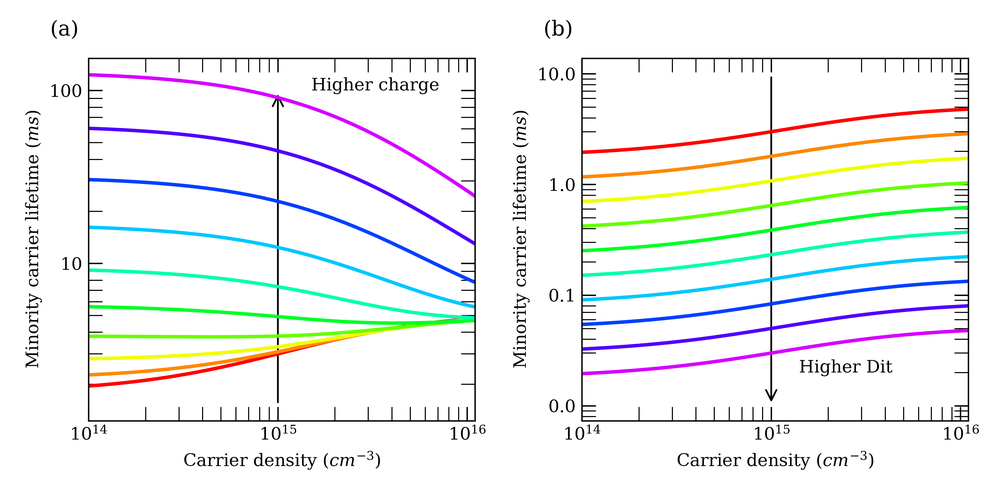
#> input picture reference/reference_figure 1.png, 1000 x 500 px, shrunk from 4800 x 2400 before the run; its folder holds only this picture in this run
$ python validate_results.py
#> lines starting #> are read from the running program, lines starting #| are printed output that depends on the picture
### src/figure_panels.py
"""
Figure generators for the three main parameter-sweep panels.

  generate_figure1() — Effect of varying Qfix and peak Dit
  generate_figure2() — Effect of Gaussian width and defect position
  generate_figure3() — Effect of capture cross-section scaling and correlation energy

All physics and constants are imported directly; no arguments needed.
"""

import os
import numpy as np
import matplotlib.pyplot as plt
import matplotlib.patches as patches
import matplotlib.pylab as pl
from scipy.constants import e as elementary_charge
from matplotlib.ticker import ScalarFormatter

import config

from physics import (
    surfaceLifetime,
    ni_func,
    Dig_func,
    create_energy_array,
    calculate_gaussian_sigma,
)

from helpers import equilibrium_concentrations


# ============================================================================
# SHARED SETUP
# ============================================================================

def _common_setup():
    """Return energy array, cross-section arrays, injection array, and ni_b."""
    E = create_energy_array(config.Ev, config.Ec, config.ENERGY_POINTS)
    sigma_n = calculate_gaussian_sigma(E, config.SIGMA0_N, config.A_N, config.E0_N)
    sigma_p = calculate_gaussian_sigma(E, config.SIGMA0_P, config.A_P, config.E0_P)
    dn_array = np.logspace(14, 17)
    ni_b = ni_func(config.T, config.Ndop_bulk, config.dop_type_bulk)
    return E, sigma_n, sigma_p, dn_array, ni_b


# [14 lines left out: function _sweep_lifetime, not called in this run]


# ============================================================================
# FIGURE 1 — Varying Qfix  &  Varying peak Dit
# ============================================================================

def generate_figure1(output_dir='figures/'):
    """Figure 1: Lifetime components vs Injection Level for an undiffused wafer.
    Output: {output_dir}/figure 1.png
    """
    print("Starting calculations for Figure 1...")
    E, sigma_n, sigma_p, dn_array, ni_b = _common_setup()
    hsv = pl.cm.hsv(np.linspace(0, 1, 12))
    fig, ax = plt.subplots(1, 2, figsize=(8, 4))

    # --- Panel (a): Varying Qfix ---
    print("  Panel (a): varying Qfix...")
    Ditmax_q = 1e10
    Dit_g_q = Dig_func(E, config.GAUSS_E0, Ditmax_q, config.GAUSS_SIGMA)
    for i, qfix_cm2 in enumerate(np.logspace(10, 11.5, 10)):
        Qfix_C = -qfix_cm2 * elementary_charge
        tau_ms = _sweep_lifetime(dn_array, ni_b, Dit_g_q, Qfix_C, sigma_n, sigma_p)
        ax[0].loglog(dn_array, tau_ms, color=hsv[i], linewidth=config.lw)

    arrow = patches.FancyArrowPatch((1e15, 1.5), (1e15, 100),
                                    arrowstyle='->', mutation_scale=15, color='black')
    ax[0].add_patch(arrow)
    ax[0].text(1.5e15, 100, 'Higher charge', fontsize=10)
    ax[0].text(-0.1, 1.05, '(a)', transform=ax[0].transAxes, fontsize=12, va='bottom', ha='left')

    # --- Panel (b): Varying peak Dit ---
    print("  Panel (b): varying Ditmax...")
    Qfix_dit_C = -1e10 * elementary_charge
    for i, ditmax in enumerate(np.logspace(10, 12, 10)):
        Dit_g_d = Dig_func(E, config.GAUSS_E0, ditmax, config.GAUSS_SIGMA)
        tau_ms = _sweep_lifetime(dn_array, ni_b, Dit_g_d, Qfix_dit_C, sigma_n, sigma_p)
        ax[1].loglog(dn_array, tau_ms, color=hsv[i], linewidth=config.lw)

    arrow = patches.FancyArrowPatch((1e15, 0.01), (1e15, 10),
                                    arrowstyle='<-', mutation_scale=15, color='black')
    ax[1].add_patch(arrow)
    ax[1].text(1.4e15, 0.02, 'Higher Dit', fontsize=10)
    ax[1].text(-0.1, 1.05, '(b)', transform=ax[1].transAxes, fontsize=12, va='bottom', ha='left')

    for a in ax:
        a.yaxis.set_major_formatter(ScalarFormatter(useMathText=False))
        a.set_xlim([1e14, 1.1e16])
        a.set_xlabel('Carrier density $(cm^{-3})$')
        a.set_ylabel('Minority carrier lifetime $(ms)$')
        a.tick_params(axis='both', which='major', direction='in', length=8)
        a.tick_params(axis='both', which='minor', direction='in', length=8)

    plt.tight_layout()
    os.makedirs(output_dir, exist_ok=True)
    fig_path = os.path.join(output_dir, 'figure 1.png')
    fig.savefig(fig_path)
    print(f"  Saved {fig_path}")


# ============================================================================
# FIGURE 2 — Varying Gaussian width  &  Defect position
# ============================================================================

def generate_figure2(output_dir='figures/'):
    """Generate Figure 2 and save to {output_dir}/figure 2.png."""
    print("\nStarting calculations for Figure 2...")
    E, sigma_n, sigma_p, dn_array, ni_b = _common_setup()
    hsv = pl.cm.hsv(np.linspace(0, 1, 12))
    fig, ax = plt.subplots(1, 2, figsize=(8, 4))
    Qtot = -5e10 * elementary_charge

    # --- Panel (a): Varying Gaussian width ---
    print("  Panel (a): varying Gaussian width...")
    for i, gw in enumerate(np.linspace(0.1, 0.5, 10)):
        Dit_g = Dig_func(E, 0.56, 1e10, gw)
        tau_ms = _sweep_lifetime(dn_array, ni_b, Dit_g, Qtot, sigma_n, sigma_p)
        ax[0].loglog(dn_array, tau_ms, color=hsv[i], linewidth=config.lw)

    arrow = patches.FancyArrowPatch((1.5e14, 3), (1.5e14, 10),
                                    arrowstyle='<-', mutation_scale=15, color='black')
    ax[0].add_patch(arrow)
    ax[0].text(1.6e14, 2.5, 'Wider Gaussian distribution', fontsize=10)
    ax[0].text(-0.1, 1.05, '(a)', transform=ax[0].transAxes, fontsize=12, va='bottom', ha='left')

    # --- Panel (b): Varying defect position ---
    print("  Panel (b): varying defect position...")
    for i, pos in enumerate(np.linspace(0.1, 0.55, 10)):
        Dit_g = Dig_func(E, pos, 1e10, 0.18)
        tau_ms = _sweep_lifetime(dn_array, ni_b, Dit_g, Qtot, sigma_n, sigma_p)
        ax[1].loglog(dn_array, tau_ms, color=hsv[i], linewidth=config.lw)

    arrow = patches.FancyArrowPatch((1.5e14, 5), (1.5e14, 10),
                                    arrowstyle='<-', mutation_scale=15, color='black')
    ax[1].add_patch(arrow)
    ax[1].text(1.6e14, 4, 'Deeper defect', fontsize=10)
    ax[1].text(-0.1, 1.05, '(b)', transform=ax[1].transAxes, fontsize=12, va='bottom', ha='left')

    for a in ax:
        a.yaxis.set_major_formatter(ScalarFormatter(useMathText=False))
        a.set_xlim([1e14, 1.1e16])
        a.set_ylim([0.9, 12])
        a.set_xlabel('Carrier density $(cm^{-3})$')
        a.set_ylabel('Minority carrier lifetime $(ms)$')
        a.tick_params(axis='both', which='major', direction='in', length=8)
        a.tick_params(axis='both', which='minor', direction='in', length=8)

    plt.tight_layout()
    os.makedirs(output_dir, exist_ok=True)
    fig_path = os.path.join(output_dir, 'figure 2.png')
    fig.savefig(fig_path)
    print(f"  Saved {fig_path}")


# ============================================================================
# FIGURE 3 — Capture cross-section scaling  &  Correlation energy
# ============================================================================

def generate_figure3(output_dir='figures/'):
    """Generate Figure 3 and save to {output_dir}/figure 3.png."""
    print("\nStarting calculations for Figure 3...")
    E, sigma_n, sigma_p, dn_array, ni_b = _common_setup()
    hsv = pl.cm.hsv(np.linspace(0, 1, 12))
    fig, ax = plt.subplots(1, 2, figsize=(8, 4))
    Qtot = -5e10 * elementary_charge

    # --- Panel (a): Varying capture cross-section scaling ---
    print("  Panel (a): varying capture cross-section...")
    Dit_g = Dig_func(E, 0.56, 1e10, 0.18)
    for i, scale in enumerate(np.logspace(0, 2, 10)):
        tau_ms = _sweep_lifetime(dn_array, ni_b, Dit_g, Qtot,
                                 sigma_n * scale, sigma_p * scale)
        ax[0].loglog(dn_array, tau_ms, color=hsv[i], linewidth=config.lw)

    arrow = patches.FancyArrowPatch((1.5e14, 0.5), (1.5e14, 50),
                                    arrowstyle='<-', mutation_scale=15, color='black')
    ax[0].add_patch(arrow)
    ax[0].text(1.6e14, 0.55, 'Larger capture cross section', fontsize=10)
    ax[0].text(-0.1, 1.05, '(a)', transform=ax[0].transAxes, fontsize=12, va='bottom', ha='left')

    # --- Panel (b): Varying correlation energy ---
    print("  Panel (b): varying correlation energy...")
    for i, U in enumerate(np.linspace(0.05, 0.7, 10)):
        Dit_donor = Dig_func(E, 0.56 - U / 2, 1e10 / 2, 0.18)
        Dit_acceptor = Dig_func(E, 0.56 + U / 2, 1e10 / 2, 0.18)
        Dit_g_corr = Dit_donor + Dit_acceptor
        tau_ms = _sweep_lifetime(dn_array, ni_b, Dit_g_corr, Qtot, sigma_n, sigma_p)
        ax[1].loglog(dn_array, tau_ms, color=hsv[i], linewidth=config.lw)

    arrow = patches.FancyArrowPatch((1.5e14, 0.5), (1.5e14, 15),
                                    arrowstyle='->', mutation_scale=15, color='black')
    ax[1].add_patch(arrow)
    ax[1].text(1.6e14, 0.55, 'Larger correlation energy', fontsize=10)
    ax[1].text(-0.1, 1.05, '(b)', transform=ax[1].transAxes, fontsize=12, va='bottom', ha='left')

    for a in ax:
        a.yaxis.set_major_formatter(ScalarFormatter(useMathText=False))
        a.set_xlim([1e14, 1.1e16])
        a.set_xlabel('Carrier density $(cm^{-3})$')
        a.set_ylabel('Minority carrier lifetime $(ms)$')
        a.tick_params(axis='both', which='major', direction='in', length=8)
        a.tick_params(axis='both', which='minor', direction='in', length=8)

    plt.tight_layout()
    os.makedirs(output_dir, exist_ok=True)
    fig_path = os.path.join(output_dir, 'figure 3.png')
    fig.savefig(fig_path)
    print(f"  Saved {fig_path}")

### validation/validate_results.py
#!/usr/bin/env python3
"""
Validation script for the lifetime simulation figures.

This script compares newly generated figures with reference figures to ensure
that the refactoring hasn't changed the scientific results.
"""

import os
import sys
import numpy as np
import PIL
# print(f"Using PIL version: {PIL.__version__}")
import PIL.Image as Image
import matplotlib.pyplot as plt
import argparse

# --- path setup ---
# Ensure we can import from src/
script_dir = os.path.dirname(os.path.abspath(__file__))
project_root = os.path.dirname(script_dir)
src_dir = os.path.join(project_root, "src")
if src_dir not in sys.path:
    sys.path.insert(0, src_dir)

# Original parameters from Solver26.ipynb as a reference starting point
SOLVER26_PARAMS = {
    'NC': 2.86e19,
    'NV': 3.11e19,
    'Eg': 1.1246,
    'T': 298.15,            # Derived from kT=0.02569 eV
    'SIGMA0_N': 1e-17,      # Constant cross-section in S26
    'SIGMA0_P': 1e-17,      # Constant cross-section in S26
    'A_N': 0.0,             # Set width to 0 for constant value
    'A_P': 0.0,             # Set width to 0 for constant value
    'TAU_N0_BULK': 25e-3,   # tau_SRH = 25 ms
    'TAU_P0_BULK': 25e-3,   # tau_SRH = 25 ms
    'Ndop_bulk': 2.4e15,
    'W': 0.014,
    'GAUSS_E0': 0.56,
    'GAUSS_SIGMA': 0.18
}

def apply_solver26_overrides():
    """
    Override constants in src.config with values from Solver26.ipynb.
    Does not modify the original config.py file, only the runtime module state.
    """
    try:
        import config
        print("\nApplying overrides from Solver26.ipynb...")
        for key, value in SOLVER26_PARAMS.items():
            if hasattr(config, key):
                old_val = getattr(config, key)
                setattr(config, key, value)
                print(f"  {key}: {old_val} -> {value}")
            else:
                setattr(config, key, value)
                print(f"  {key}: [NEW] -> {value}")
#> (the call stopped at in _common_setup, `E = create_energy_array(config.Ev, config.Ec, config.ENERGY_POINTS)`: physics is not available in this run)
#> (the call stopped at in _common_setup, `E = create_energy_array(config.Ev, config.Ec, config.ENERGY_POINTS)`: physics is not available in this run)
#> (the call stopped at in _common_setup, `E = create_energy_array(config.Ev, config.Ec, config.ENERGY_POINTS)`: physics is not available in this run)

        # Recalculate derived constants if necessary
        config.kT = config.kB * config.T
        config.Eg = config.Ec - config.Ev
        # Note: vth_n/p depend on T, but they are often imported individually.
        # We override T, but modules might have already imported old vth values.
        # Re-importing or explicitly updating them if they exist:
        if hasattr(config, 'vth_n'):
            config.vth_n = 2.046e7 * (config.T / 300.0) ** 0.5
        if hasattr(config, 'vth_p'):
            config.vth_p = 1.688e7 * (config.T / 300.0) ** 0.5

    except ImportError:
        print("Warning: Could not import src.config for overrides.")

def validate_figure(figure_name, reference_prefix="reference_"):
    """
    Validate a figure by comparing it with a reference figure.
    """
#> called with figure_name = 'figure 1.png', reference_prefix = 'reference_'
    validation_dir = os.path.join(project_root, "validation/")
    figures_dir = os.path.join(project_root, "figures/")
    reference_dir = os.path.join(project_root, "reference/")

    # Validation figures are generated in validation/ folder
    figure_path = os.path.join(validation_dir, figure_name)
    reference_name = reference_prefix + figure_name
    reference_path = os.path.join(reference_dir, reference_name)

    # Check if the figure exists
    if not os.path.exists(figure_path):
        # Fallback to figures_dir if not in validation_dir (for non-override runs)
        figure_path = os.path.join(figures_dir, figure_name)
        if not os.path.exists(figure_path):
            print(f"VALIDATION FAILED: {figure_path} does not exist.")
            return False

    # If reference doesn't exist, create it
    if not os.path.exists(reference_path):
        print(f"Reference figure {reference_path} does not exist. Creating it...")
        img = Image.open(figure_path)
        img.save(reference_path)
        print(f"Created reference figure {reference_path}")
        return True

    # Load the original and new figures
    try:
        reference_img = np.array(Image.open(reference_path))
#> reference_img is the input picture: shape (500, 1000, 4); mean R, G, B, A 240.6, 242.5, 242, 255
        new_img = np.array(Image.open(figure_path))
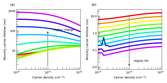
#> input picture validation/figure 1.png, 167 x 83 px, shrunk from 800 x 400 before the run
#> new_img is the input picture: shape (83, 167, 4); mean R, G, B, A 232.3, 236.8, 236.6, 255
    except Exception as e:
        print(f"VALIDATION FAILED: Error loading images: {str(e)}")
        return False

    # Check if the images are identical
    are_identical = np.array_equal(reference_img, new_img)
#> are_identical = False

    # Print the result
    if are_identical:
        print(f"VALIDATION PASSED: {figure_name} is identical to reference!")
        return True
    else:
        print(f"VALIDATION FAILED: {figure_name} is different from reference.")

        comparison_filename = os.path.join(validation_dir, f"comparison_{figure_name}")

        if reference_img.shape == new_img.shape:
            # Calculate the difference if shapes match
            diff = np.abs(reference_img.astype(np.int32) - new_img.astype(np.int32))
            max_diff = np.max(diff)
            print(f"Maximum pixel difference: {max_diff}")

            plt.figure(figsize=(15, 5))
            plt.subplot(1, 3, 1); plt.imshow(reference_img); plt.title('Reference'); plt.axis('off')
            plt.subplot(1, 3, 2); plt.imshow(new_img); plt.title('New (Solver26 Params)'); plt.axis('off')
            plt.subplot(1, 3, 3); plt.imshow(diff, cmap='hot'); plt.title('Difference Map'); plt.axis('off'); plt.colorbar()
        else:
            print(f"Images have different shapes: {reference_img.shape} vs {new_img.shape}")
#| Images have different shapes: (500, 1000, 4) vs (83, 167, 4)
            plt.figure(figsize=(12, 6))
            plt.subplot(1, 2, 1); plt.imshow(reference_img); plt.title(f'Reference\n{reference_img.shape}'); plt.axis('off')
            plt.subplot(1, 2, 2); plt.imshow(new_img); plt.title(f'New (Solver26 Params)\n{new_img.shape}'); plt.axis('off')

        plt.tight_layout()
        plt.savefig(comparison_filename)
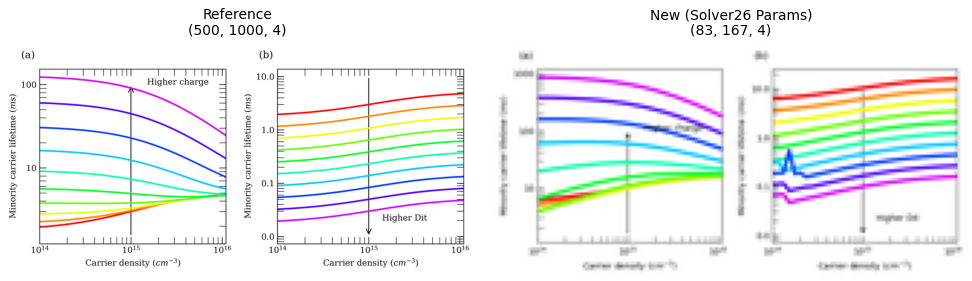
#> figure drawn by matplotlib, 2 panels
        print(f"Comparison visualization saved as '{comparison_filename}'")

        return False

def validate_all_figures():
    """
    Validate all figures generated by the simulation.
    """
    figures = ["figure 1.png", "figure 2.png", "figure 3.png"]
    all_valid = True

    print("\nValidating figures against references...")
    for fig in figures:
        print(f"\nValidating {fig}...")
        if not validate_figure(fig):
            all_valid = False

    if all_valid:
        print("\nAll figures match their references. Validation successful!")
    else:
        print("\nSome figures differ from their references. Validation failed.")

    return all_valid

def run_simulation():
    """Import and run the figure generation logic."""
    try:
        from figure_panels import generate_figure1, generate_figure2, generate_figure3
        print("\nStarting simulation with current parameters...")
        generate_figure1(output_dir="validation/")
        generate_figure2(output_dir="validation/")
        generate_figure3(output_dir="validation/")
        print("\nSimulation complete (saved to validation/ folder).")
    except ImportError as e:
        print(f"Error importing simulation logic: {e}")
        sys.exit(1)

def main():
    parser = argparse.ArgumentParser(description="Validate simulation results.")
    parser.add_argument("--no-override", action="store_true", help="Do NOT override parameters with Solver26 defaults.")
    args = parser.parse_args()

    if not args.no_override:
        apply_solver26_overrides()
        run_simulation()

    validate_all_figures()

if __name__ == "__main__":
    main()
